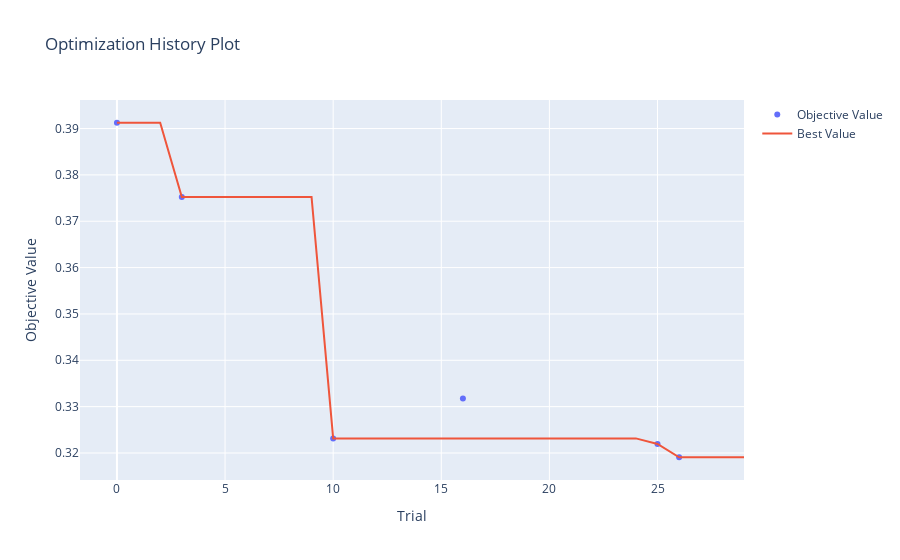

Notebook source saved alongside this figure:
### Code cell
vis.plot_optimization_history(study)

### Figure 1 — Plotly figure (JSON) as saved in the notebook; plotly's stock layout.template omitted (floating-point values rounded to 4 significant figures)
{"data": [{"mode": "markers", "name": "Objective Value", "type": "scatter", "x": [0, 3, 10, 16, 25, 26], "y": [0.3913, 0.3752, 0.3231, 0.3317, 0.322, 0.3191]}, {"mode": "lines", "name": "Best Value", "type": "scatter", "x": [0, 1, 2, 3, 4, 5, 6, 7, 8, 9, 10, 11, 12, 13, 14, 15, 16, 17, 18, 19, 20, 21, 22, 23, 24, 25, 26, 27, 28, 29], "y": [0.3913, 0.3913, 0.3913, 0.3752, 0.3752, 0.3752, 0.3752, 0.3752, 0.3752, 0.3752, 0.3231, 0.3231, 0.3231, 0.3231, 0.3231, 0.3231, 0.3231, 0.3231, 0.3231, 0.3231, 0.3231, 0.3231, 0.3231, 0.3231, 0.3231, 0.322, 0.3191, 0.3191, 0.3191, 0.3191]}, {"marker": {"color": "#cccccc"}, "mode": "markers", "name": "Infeasible Trial", "showlegend": false, "type": "scatter", "x": [], "y": []}], "layout": {"title": {"text": "Optimization History Plot"}, "xaxis": {"title": {"text": "Trial"}}, "yaxis": {"title": {"text": "Objective Value"}}}}
